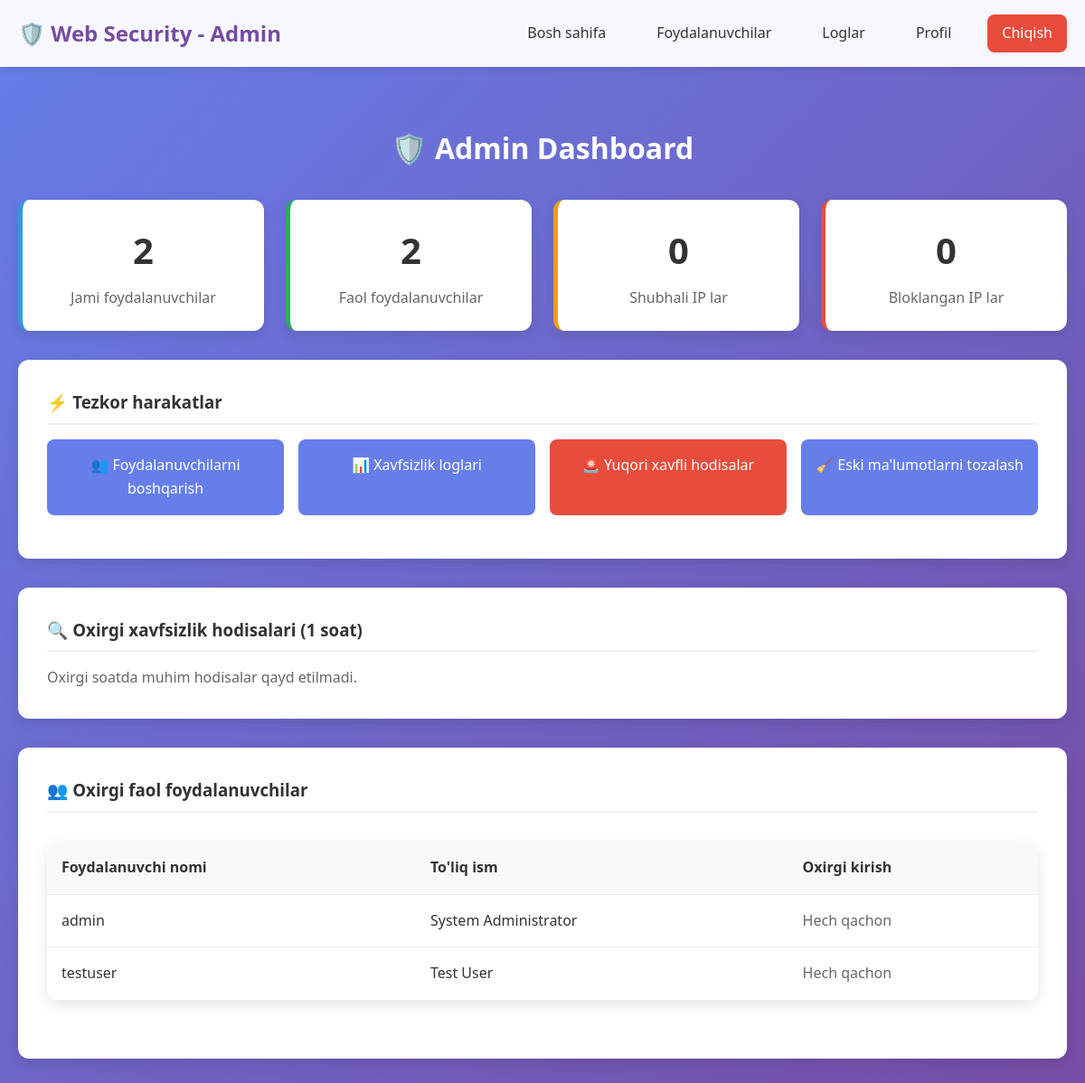
Page /admin/dashboard.php (signed in) on the committed database.
### tables this page shows
CREATE TABLE users (
                       id INT AUTO_INCREMENT PRIMARY KEY,
                       username VARCHAR(50) NOT NULL UNIQUE,
                       email VARCHAR(100) NOT NULL UNIQUE,
                       password_hash VARCHAR(255) NOT NULL,
                       full_name VARCHAR(100) NOT NULL,
                       role ENUM('user', 'admin') DEFAULT 'user',
                       created_at TIMESTAMP DEFAULT CURRENT_TIMESTAMP,
                       last_login TIMESTAMP NULL,
                       is_active BOOLEAN DEFAULT TRUE,
                       failed_login_attempts INT DEFAULT 0,
                       locked_until TIMESTAMP NULL
);

### security/security_logger.php (called while the page is built, shortened)
<?php
class SecurityLogger {
    private static $db;
    public static function init() {
        self::$db = getDB();
    }
    public static function getSuspiciousIPs($hours = 24, $minEvents = 10) {
        try {
            $stmt = self::$db->prepare("
                SELECT
                    ip_address,
                    COUNT(*) as total_events,
                    SUM(CASE WHEN risk_level = 'high' THEN 1 ELSE 0 END) as high_risk_events,
                    SUM(CASE WHEN risk_level = 'medium' THEN 1 ELSE 0 END) as medium_risk_events,
                    COUNT(DISTINCT action_type) as different_actions,
                    MIN(timestamp) as first_event,
                    MAX(timestamp) as last_event
                FROM security_logs
                WHERE timestamp > DATE_SUB(NOW(), INTERVAL ? HOUR)
                GROUP BY ip_address
                HAVING total_events >= ?
                ORDER BY high_risk_events DESC, total_events DESC
            ");
            $stmt->execute([$hours, $minEvents]);
            return $stmt->fetchAll();
        } catch (PDOException $e) {
            error_log("Security logger suspicious IPs error: " . $e->getMessage());
            return [];
        }
    }
}
?>

### config/database.php (called while the page is built, shortened)
<?php
class Database {
    private static $instance = null;
    private $connection;
    private function __construct() {
        try {
            $dsn = "mysql:host=" . DB_HOST . ";dbname=" . DB_NAME . ";charset=" . DB_CHARSET;
            $options = [
                PDO::ATTR_ERRMODE => PDO::ERRMODE_EXCEPTION,
                PDO::ATTR_DEFAULT_FETCH_MODE => PDO::FETCH_ASSOC,
                PDO::ATTR_EMULATE_PREPARES => false,
                PDO::MYSQL_ATTR_FOUND_ROWS => true
            ];
            $this->connection = new PDO($dsn, DB_USER, DB_PASS, $options);
            $this->connection->exec("SET sql_mode = 'STRICT_TRANS_TABLES,ERROR_FOR_DIVISION_BY_ZERO,NO_AUTO_CREATE_USER,NO_ENGINE_SUBSTITUTION'");
        } catch (PDOException $e) {
            error_log("Database connection error: " . $e->getMessage());
            die("Ma'lumotlar bazasiga ulanishda xatolik yuz berdi.");
        }
    }
    public static function getInstance() {
        if (self::$instance === null) {
            self::$instance = new self();
        }
        return self::$instance;
    }
    public function getConnection() {
        return $this->connection;
    }
}
function getDB() {
    return Database::getInstance()->getConnection();
}
?>

### security/rate_limiter.php (called while the page is built, shortened)
<?php
class RateLimiter {
    private $db;
    public function __construct() {
        $this->db = getDB();
        $this->cleanupOldRecords();
    }
    private function cleanupOldRecords() {
        try {
            $stmt = $this->db->prepare("
                DELETE FROM rate_limits
                WHERE last_attempt < DATE_SUB(NOW(), INTERVAL 24 HOUR)
                AND (blocked_until IS NULL OR blocked_until < NOW())
            ");
            $stmt->execute();
        } catch (PDOException $e) {
            error_log("Rate limiter cleanup error: " . $e->getMessage());
        }
    }
    public function getActiveBlocks() {
        try {
            $stmt = $this->db->prepare("
                SELECT ip_address, action_type, attempts, blocked_until, last_attempt
                FROM rate_limits
                WHERE blocked_until > NOW()
                ORDER BY blocked_until DESC
            ");
            $stmt->execute();
            return $stmt->fetchAll();
        } catch (PDOException $e) {
            error_log("Rate limiter get blocks error: " . $e->getMessage());
            return [];
        }
    }
}

### config/security.php (called while the page is built, shortened)
<?php
class SecurityConfig {
    public static function sanitizeInput($data) {
        $data = trim($data);
        $data = stripslashes($data);
        $data = htmlspecialchars($data, ENT_QUOTES, 'UTF-8');
        return $data;
    }
}
?>

### admin/dashboard.php (the view, shortened to what this page needs)
<?php
require_once '../config/database.php';
require_once '../config/security.php';
require_once '../security/security_logger.php';
require_once '../security/rate_limiter.php';
try {
    $db = getDB();
    $stmt = $db->query("SELECT COUNT(*) as total, SUM(is_active) as active FROM users");
    $userStats = $stmt->fetch();
    $stmt = $db->query("
        SELECT username, full_name, last_login
        FROM users
        WHERE is_active = 1
        ORDER BY last_login DESC
        LIMIT 10
    ");
    $recentUsers = $stmt->fetchAll();
    $suspiciousIPs = SecurityLogger::getSuspiciousIPs(24, 5);
    $rateLimiter = new RateLimiter();
    $activeBlocks = $rateLimiter->getActiveBlocks();
    $recentEvents = SecurityLogger::getRecentEvents(60, ['medium', 'high']);
} catch (Exception $e) {
    error_log("Admin dashboard error: " . $e->getMessage());
    $error = "Ma'lumotlarni yuklashda xatolik yuz berdi.";
}
?>
<!DOCTYPE html>
<html lang="uz">
<head>
    <link rel="stylesheet" href="../assets/css/style.css">
</head>
<body>
<nav class="navbar">
    <div class="nav-container">
        <div class="nav-brand">
            <h2><a href="../index.php" style="text-decoration: none; color: inherit;">🛡️ Web Security - Admin</a></h2>
        </div>
        <div class="nav-menu">
            <a href="../index.php" class="nav-link">Bosh sahifa</a>
            <a href="users.php" class="nav-link">Foydalanuvchilar</a>
            <a href="logs.php" class="nav-link">Loglar</a>
            <a href="../user/profile.php" class="nav-link">Profil</a>
            <a href="../auth/logout.php" class="nav-link logout">Chiqish</a>
        </div>
    </div>
</nav>
<main class="main-content">
    <div class="dashboard">
        <h1 style="color: white; text-align: center; margin-bottom: 2rem;">
            🛡️ Admin Dashboard
        </h1>
        <div class="stats-grid">
            <div class="stat-card info">
                <div class="stat-number"><?= $userStats['total'] ?? 0 ?></div>
                <div class="stat-label">Jami foydalanuvchilar</div>
            </div>
            <div class="stat-card success">
                <div class="stat-number"><?= $userStats['active'] ?? 0 ?></div>
                <div class="stat-label">Faol foydalanuvchilar</div>
            </div>
            <div class="stat-card warning">
                <div class="stat-number"><?= count($suspiciousIPs) ?></div>
                <div class="stat-label">Shubhali IP lar</div>
            </div>
            <div class="stat-card danger">
                <div class="stat-number"><?= count($activeBlocks) ?></div>
                <div class="stat-label">Bloklangan IP lar</div>
            </div>
        </div>
        <div class="admin-section">
            <h3>⚡ Tezkor harakatlar</h3>
            <div class="quick-actions">
                <a href="users.php" class="action-btn">👥 Foydalanuvchilarni boshqarish</a>
                <a href="logs.php" class="action-btn">📊 Xavfsizlik loglari</a>
                <a href="logs.php?filter=high" class="action-btn danger">🚨 Yuqori xavfli hodisalar</a>
                <a href="#cleanup" class="action-btn" onclick="cleanupOldData()">🧹 Eski ma'lumotlarni tozalash</a>
            </div>
        </div>
        <div class="admin-section">
            <h3>🔍 Oxirgi xavfsizlik hodisalari (1 soat)</h3>
            <?php if (empty($recentEvents)): ?>
                <p style="color: #666;">Oxirgi soatda muhim hodisalar qayd etilmadi.</p>
            <?php endif; ?>
        </div>
        <div class="admin-section">
            <h3>👥 Oxirgi faol foydalanuvchilar</h3>
            <div class="table-container">
                <table class="table">
                    <thead>
                    <tr>
                        <th>Foydalanuvchi nomi</th>
                        <th>To'liq ism</th>
                        <th>Oxirgi kirish</th>
                    </tr>
                    </thead>
                    <tbody>
                    <?php foreach ($recentUsers as $user): ?>
                        <tr>
                            <td><?= SecurityConfig::sanitizeInput($user['username']) ?></td>
                            <td><?= SecurityConfig::sanitizeInput($user['full_name']) ?></td>
                            <td>
                                <?php if ($user['last_login']): ?>
                                    <?= date('d.m.Y H:i', strtotime($user['last_login'])) ?>
                                <?php else: ?>
                                    <span style="color: #666;">Hech qachon</span>
                                <?php endif; ?>
                            </td>
                        </tr>
                    <?php endforeach; ?>
                    </tbody>
                </table>
            </div>
        </div>
    </div>
</main>
</body>
</html>

### assets/css/style.css (style rules this page uses)
* { margin: 0; padding: 0; box-sizing: border-box; }
body { font-family: 'Segoe UI', Tahoma, Geneva, Verdana, sans-serif; line-height: 1.6; color: #333; background: linear-gradient(135deg, #667eea 0%, #764ba2 100%); min-height: 100vh; }
.navbar { background: rgba(255, 255, 255, 0.95); backdrop-filter: blur(10px); padding: 1rem 0; box-shadow: 0 2px 10px rgba(0, 0, 0, 0.1); position: sticky; top: 0; z-index: 1000; }
.nav-container { display: flex; justify-content: space-between; align-items: center; max-width: 1200px; margin: 0 auto; padding: 0 20px; }
.nav-brand h2 { color: #764ba2; font-size: 1.5rem; }
.nav-menu { display: flex; align-items: center; gap: 1.5rem; }
.nav-link { text-decoration: none; color: #333; font-weight: 500; padding: 0.5rem 1rem; border-radius: 8px; transition: all 0.3s ease; }
.nav-link.logout { background: #e74c3c; color: white; }
.main-content { padding: 2rem 0; flex: 1; }
.table-container { background: white; border-radius: 12px; overflow: hidden; box-shadow: 0 5px 15px rgba(0, 0, 0, 0.1); margin: 2rem 0; }
.table { width: 100%; border-collapse: collapse; }
.table th, .table td { padding: 1rem; text-align: left; border-bottom: 1px solid #eee; }
.table th { background: #f8f9fa; font-weight: 600; color: #333; }

### admin/dashboard.php (style rules this page uses)
.dashboard { max-width: 1400px; margin: 0 auto; padding: 2rem 20px; }
.stats-grid { display: grid; grid-template-columns: repeat(auto-fit, minmax(250px, 1fr)); gap: 1.5rem; margin: 2rem 0; }
.stat-card { background: white; border-radius: 12px; padding: 1.5rem; box-shadow: 0 5px 15px rgba(0,0,0,0.1); text-align: center; }
.stat-card.danger { border-left: 5px solid #e74c3c; }
.stat-card.warning { border-left: 5px solid #f39c12; }
.stat-card.success { border-left: 5px solid #27ae60; }
.stat-card.info { border-left: 5px solid #3498db; }
.stat-number { font-size: 2.5rem; font-weight: bold; color: #333; }
.stat-label { color: #666; margin-top: 0.5rem; }
.admin-section { background: white; border-radius: 12px; padding: 2rem; margin: 2rem 0; box-shadow: 0 5px 15px rgba(0,0,0,0.1); }
.admin-section h3 { color: #333; margin-bottom: 1rem; border-bottom: 2px solid #f1f1f1; padding-bottom: 0.5rem; }
.quick-actions { display: grid; grid-template-columns: repeat(auto-fit, minmax(200px, 1fr)); gap: 1rem; margin: 1rem 0; }
.action-btn { display: block; text-decoration: none; padding: 1rem; background: #667eea; color: white; border-radius: 8px; text-align: center; transition: background 0.3s ease; }
.action-btn.danger { background: #e74c3c; }

### rows in the picture
users: username "admin", full_name "System Administrator", shows "Hech qachon"
users: username "testuser", full_name "Test User", shows "Hech qachon"

### other values in the picture
$userStats['total'] "2"
$userStats['active'] "2"
count($suspiciousIPs) "0"
count($activeBlocks) "0"
